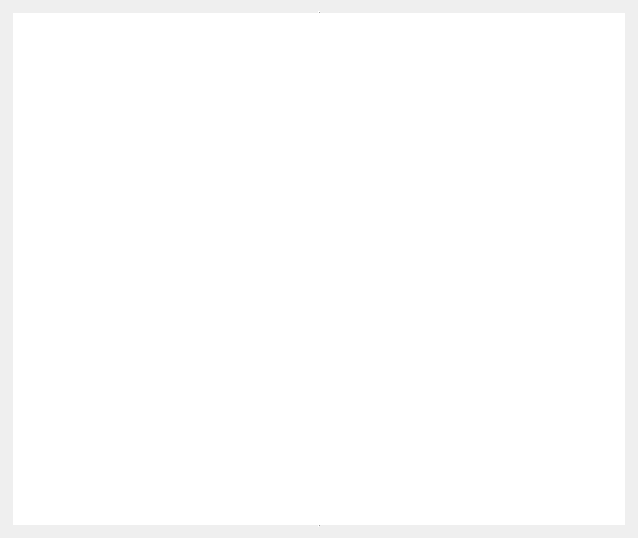
<?xml version="1.0" encoding="UTF-8"?>
<ui version="4.0">
 <class>tvEditor</class>
 <widget class="QWidget" name="tvEditor">
  <property name="geometry">
   <rect>
    <x>0</x>
    <y>0</y>
    <width>638</width>
    <height>538</height>
   </rect>
  </property>
  <property name="windowTitle">
   <string>Editor</string>
  </property>
  <layout class="QGridLayout" name="gridLayout">
   <item row="0" column="0">
    <widget class="QTableView" name="tableView">
     <property name="locale">
      <locale language="English" country="UnitedStates"/>
     </property>
     <property name="frameShape">
      <enum>QFrame::VLine</enum>
     </property>
     <property name="frameShadow">
      <enum>QFrame::Raised</enum>
     </property>
    </widget>
   </item>
  </layout>
 </widget>
 <resources/>
 <connections/>
</ui>
